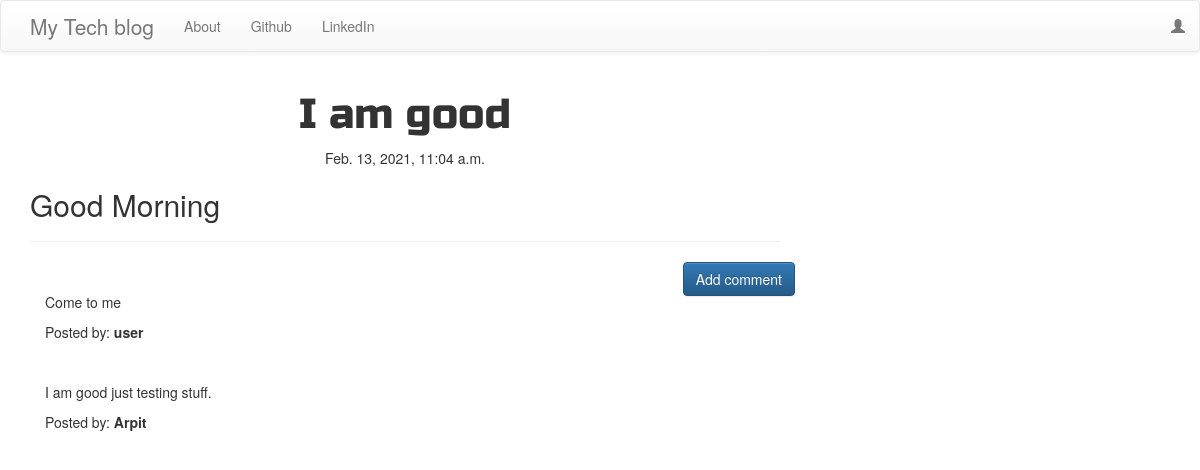
/post/1, run on the app's committed database.
### blog/models.py (models this page shows, shortened)
class Post(models.Model):
    title = models.CharField(max_length=200)
    text = models.TextField()
    create_date = models.DateTimeField(default=timezone.now)
    publish_date = models.DateTimeField(blank=True,null=True)
    author = models.ForeignKey('auth.User', on_delete=models.CASCADE)

class Comment(models.Model):
    post= models.ForeignKey('blog.Post',related_name='comments',on_delete= models.CASCADE)
    author= models.CharField(max_length=100)
    text= models.TextField()
    create_date = models.DateTimeField(default=timezone.now)
    approved_comments = models.BooleanField(default=False)

### blog/views.py (the view)
# urls.py: re_path(r'^post/(?P<pk>\d+)$',views.PostDetailView.as_view(), name= 'post_detail'),
class PostDetailView(DetailView):
    model = Post

### blog/templates/blog/post_detail.html (shortened to what this page needs)
{% extends 'blog/base.html' %}
{% block content %}
        <h1 class='posttitle loader'>{{ post.title }}</h1>
        {% if post.publish_date %}
            <div class="date postdate">
                {{ post.publish_date }}
            </div>
        {% else %}
            <a class="btn btn-default" href="{% url 'post_publish' pk=post.pk %}">Publish</a>
        {% endif %}
      <p class='postcontent' >{{ post.text|safe|linebreaksbr }}</p>
  <hr>
  <a class="btn btn-primary btn-comment" href="{% url 'add_comment_to_post' pk=post.pk %}">Add comment</a>
  <div class="container">
  {% for comment in post.comments.all %}
  <br>
      {% if user.is_authenticated or comment.approved_comments %}
          <p>{{ comment.text|safe|linebreaks }}</p>
          <p>Posted by: <strong>{{ comment.author }}</strong></p>
      {% endif %}
  {% empty %}
      <p>No comments posted.</p>
  {% endfor %}
</div>
{% endblock %}

### blog/static/css/blog.css (style rules this page uses)
.postdate { text-align: center; }
.posttitle { font-family: 'Russo One', sans-serif; font-size: 3em; text-align: center; }
.postcontent { font-family: 'Montserrat'; font-size: 1.5em; }
.btn-comment { position: absolute; right: 0px; }
.loader { filter:hue-rotate(0deg); color: linear-gradient(45deg,#0f8,#08f); animation:hue 5000ms infinite linear; }

### data on the page
Post: title "I am good", publish_date "Feb. 13, 2021, 11:04 a.m.", text "Good Morning"
Comment: text "Come to me", author "user"
Comment: text "I am good just testing stuff.", author "Arpit"
